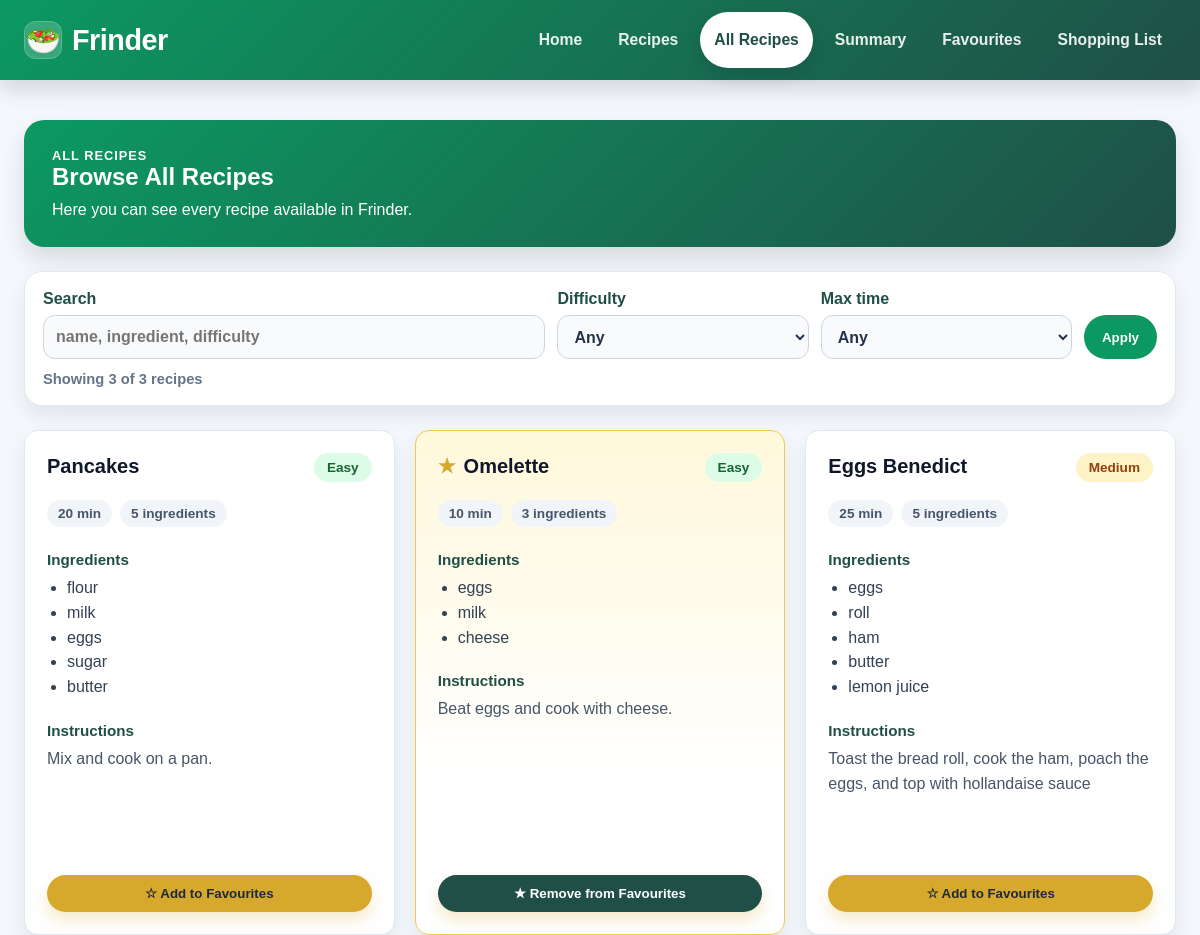
The page /all-recipes on the database its author committed.
### db_models.py (models this page shows)
class RecipeRow(Base):
    __tablename__ = "recipes"
    id = Column(Integer, primary_key=True)
    name = Column(String, nullable=False, unique=True)
    instructions = Column(String, nullable=False, default="")
    cooking_time = Column(Integer, nullable=False, default=0)
    difficulty = Column(String, nullable=False, default="Easy")
    recipe_ingredients = relationship(
        "RecipeIngredientRow",
        back_populates="recipe",
        cascade="all, delete-orphan",
        order_by="RecipeIngredientRow.position",
    )

class IngredientRow(Base):
    __tablename__ = "ingredients"
    id = Column(Integer, primary_key=True)
    name = Column(String, nullable=False, unique=True)
    recipe_links = relationship("RecipeIngredientRow", back_populates="ingredient")
    user_links = relationship("UserIngredientRow", back_populates="ingredient")
    shopping_links = relationship("ShoppingListRow", back_populates="ingredient")

### app.py (the view)
@app.route("/all-recipes")
def all_recipes():
    recipes_list, favourite_recipe_names = get_recipes_with_favourite_status()
    filters = get_recipe_filter_state()
    filtered_recipes = filter_recipe_list(recipes_list, filters)
    return render_template(
        "all_recipes.html",
        recipes=filtered_recipes,
        favourite_recipe_names=favourite_recipe_names,
        **build_recipe_filter_context(
            recipes_list,
            filtered_recipes,
            filters,
            "all_recipes",
        ),
    )

### app.py (called while the page is built, shortened)
def add_favourite_status(recipes, favourite_recipe_names):
    favourite_name_set = set(favourite_recipe_names)
    return [
        recipe.__class__(
            **{
                **recipe.to_dict(),
                "is_favourite": recipe_key(recipe.name) in favourite_name_set,
            }
        )
        for recipe in recipes
    ]

def get_recipes_with_favourite_status():
    recipes_list = load_recipes()
    favourite_recipe_names = read_favourite_recipe_names()
    return add_favourite_status(recipes_list, favourite_recipe_names), favourite_recipe_names

def get_recipe_filter_state():
    max_time = request.args.get("max_time", "").strip()
    valid_max_times = {str(option) for option in MAX_COOKING_TIME_FILTERS}
    if max_time not in valid_max_times:
        max_time = ""
    return {
        "q": request.args.get("q", "").strip(),
        "difficulty": request.args.get("difficulty", "").strip(),
        "max_time": max_time,
    }

def get_recipe_difficulty_options(recipes):
    return sorted(
        {
            recipe.difficulty
            for recipe in recipes
            if recipe.difficulty
        }
    )

def recipe_matches_search(recipe, search_text):
    if not search_text:
        return True

def filter_recipe_list(recipes, filters):
    filtered_recipes = []
    max_time = int(filters["max_time"]) if filters["max_time"] else None
    for recipe in recipes:
        if not recipe_matches_search(recipe, filters["q"]):
            continue
        if (
            filters["difficulty"]
            and recipe.difficulty.lower() != filters["difficulty"].lower()
        ):
            continue
        if max_time is not None and recipe.cooking_time > max_time:
            continue
        filtered_recipes.append(recipe)
    return filtered_recipes

def build_recipe_filter_context(recipes, filtered_recipes, filters, endpoint):
    return {
        "recipe_filters": filters,
        "recipe_filter_endpoint": endpoint,
        "difficulty_filter_options": get_recipe_difficulty_options(recipes),
        "max_time_filter_options": MAX_COOKING_TIME_FILTERS,
        "filtered_recipe_count": len(filtered_recipes),
        "total_recipe_count": len(recipes),
        "has_active_recipe_filters": bool(
            filters["q"] or filters["difficulty"] or filters["max_time"]
        ),
    }

### db.py (called while the page is built)
def _session():
    return _session_factory()()

def session():
    return _session()

### storage.py (called while the page is built)
def read_favourite_recipe_names():
    return _run_read(_read_favourite_recipe_names)

### templates/all_recipes.html (shortened to what this page needs)
{% extends "base.html" %}
{% block content %}
<section class="recipes-banner">
  <p class="recipes-banner__label">All Recipes</p>
  <h1>Browse All Recipes</h1>
  <p>Here you can see every recipe available in Frinder.</p>
</section>
{% include "_recipe_filters.html" %}
<section class="all-recipes-section">
  {% if recipes %}
    <div class="recipes-grid">
      {% for recipe in recipes %}
        <article class="recipe-card {% if recipe.is_favourite %}recipe-card--favourite{% endif %}">
          <div class="recipe-card__header">
            <h3 class="recipe-card__title">
              {% if recipe.is_favourite %}
                <span class="recipe-card__star">★</span>
              {% endif %}
              {{ recipe.name }}
            </h3>
            <span class="difficulty-badge difficulty-badge--{{ recipe.difficulty | lower }}">
              {{ recipe.difficulty }}
            </span>
          </div>
          <div class="recipe-card__info-row">
            <span>{{ recipe.cooking_time }} min</span>
            <span>{{ recipe.ingredients | length }} ingredients</span>
          </div>
          <div class="recipe-card__section">
            <h4>Ingredients</h4>
            <ul class="recipe-card__list">
              {% for ingredient in recipe.ingredients %}
                <li>{{ ingredient }}</li>
              {% endfor %}
            </ul>
          </div>
          <div class="recipe-card__section recipe-card__instructions">
            <h4>Instructions</h4>
            <p>{{ recipe.instructions }}</p>
          </div>
          <div class="recipe-card__actions">
            {% if recipe.is_favourite %}
              <form method="post" action="{{ url_for('remove_from_favourites') }}">
                <button class="favourite-button favourite-button--active" type="submit">
                  ★ Remove from Favourites
                </button>
              </form>
            {% else %}
              <form method="post" action="{{ url_for('add_to_favourites') }}">
                <button class="favourite-button" type="submit">
                  ☆ Add to Favourites
                </button>
              </form>
            {% endif %}
          </div>
        </article>
      {% endfor %}
    </div>
  {% else %}
    <p class="recipes-empty-message">
      No recipes match the current search and filters.
    </p>
  {% endif %}
</section>
{% endblock %}

### static/style.css (style rules this page uses)
body { font-family: Arial, sans-serif; margin: 0; background: #f4f7fb; color: #24324a; }
button { padding: 10px 14px; font-family: inherit; }
.homepage-header, .recipes-banner, .all-recipes-banner, .favourites-banner, .shopping-banner, .summary-hero { background: linear-gradient(135deg, #0C9961, #1f4f46); color: white; padding: 28px; border-radius: 20px; margin-bottom: 24px; box-shadow: 0 12px 24px rgba(0, 0, 0, 0.12); }
.recipes-banner__label, .all-recipes-banner__label, .favourites-banner__label, .shopping-banner__label, .summary-kicker { margin: 0 0 8px; text-transform: uppercase; letter-spacing: 1px; font-size: 0.8rem; font-weight: bold; }
.recipes-banner h1, .all-recipes-banner h1, .favourites-banner h1, .summary-hero h1 { margin: 0 0 10px; }
.recipes-banner p, .all-recipes-banner p, .favourites-banner p, .summary-intro { margin: 0; }
.recipes-scroll, .all-recipes-section, .favourites-section { max-height: none; overflow-y: visible; padding-right: 0; }
.recipes-grid, .all-recipes-grid, .favourites-grid { display: grid; grid-template-columns: repeat(3, minmax(0, 1fr)); gap: 20px; }
.recipe-card { position: relative; display: flex; flex-direction: column; min-height: 100%; gap: 14px; margin-top: 0; padding: 22px; background: white; border: 1px solid #e2e8f0; border-radius: 14px; box-shadow: 0 10px 20px rgba(0, 0, 0, 0.08); transition: transform 0.2s ease, box-shadow 0.2s ease; }
.recipe-card--favourite { background: linear-gradient(180deg, #fff8db 0%, #ffffff 70%); border-color: #f2c94c; }
.recipe-card__header, .recipe-card__top { display: flex; align-items: flex-start; justify-content: space-between; gap: 16px; margin-bottom: 4px; }
.recipe-card__title { display: flex; align-items: center; gap: 8px; margin: 0; color: #0f172a; font-size: 1.25rem; line-height: 1.3; }
.recipe-card__star { color: #d6a92d; font-size: 1.25rem; line-height: 1; flex-shrink: 0; }
.recipe-card__info-row, .recipe-card__meta { display: flex; flex-wrap: wrap; gap: 8px; margin: 0 0 10px; color: #475569; font-size: 0.85rem; }
.recipe-card__info-row span, .recipe-card__meta span { display: inline-flex; align-items: center; padding: 6px 11px; border-radius: 999px; background: #f1f5f9; color: #475569; font-weight: 700; }
.difficulty-badge, .recipe-card__badge { display: inline-flex; align-items: center; padding: 7px 13px; border-radius: 999px; font-size: 0.85rem; font-weight: 800; white-space: nowrap; }
.difficulty-badge--easy, .recipe-card__badge { background: #dcfce7; color: #166534; }
.difficulty-badge--medium { background: #fef3c7; color: #92400e; }
.recipe-card__section { margin-top: 0; margin-bottom: 8px; }
.recipe-card__section h4 { margin: 0 0 8px; color: #1f4f46; font-size: 0.95rem; }
.recipe-card__section p { margin: 0; color: #475569; line-height: 1.55; }
.recipe-card__list { margin: 8px 0 0; padding-left: 20px; color: #334155; line-height: 1.55; }
.recipe-card__instructions { flex-grow: 1; }
.recipe-card__actions { margin-top: auto; padding-top: 10px; }
.recipe-card__actions form { margin: 0; }
.recipe-card__actions button, .favourite-button { width: 100%; }
.favourite-button { border: none; border-radius: 999px; background: #d6a92d; color: #1f2937; padding: 11px 16px; cursor: pointer; font-weight: 800; box-shadow: 0 8px 16px rgba(214, 169, 45, 0.25); }
.favourite-button--active { background: #1f4f46; color: #ffffff; }

### rows shown on the page
RecipeRow: name "Pancakes", difficulty "Easy", cooking_time "20", ingredients|length "5", instructions "Mix and cook on a pan."
IngredientRow: name "flour"
IngredientRow: name "milk"
IngredientRow: name "eggs"
IngredientRow: name "sugar"
IngredientRow: name "butter"
RecipeRow: name "Omelette", difficulty "Easy", cooking_time "10", ingredients|length "3", instructions "Beat eggs and cook with cheese."
IngredientRow: name "cheese"
RecipeRow: name "Eggs Benedict", difficulty "Medium", cooking_time "25", ingredients|length "5", instructions "Toast the bread roll, cook the ham, poach the eggs, and top with hollandaise sauce"
IngredientRow: name "roll"
IngredientRow: name "ham"
IngredientRow: name "lemon juice"

### other values the page prints
{{ filtered_recipe_count }} "3"
{{ total_recipe_count }} "3"
